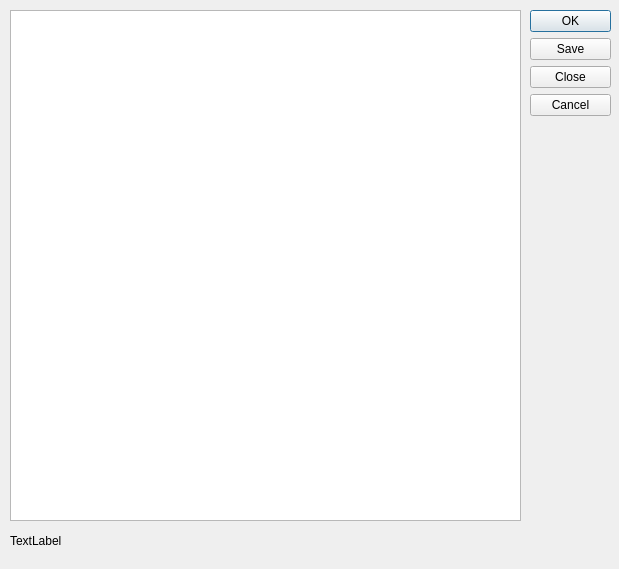
<?xml version="1.0" encoding="UTF-8"?>
<ui version="4.0">
  <class>Dialog</class>
  <widget class="QDialog" name="Dialog">
    <property name="geometry">
      <rect>
        <x>0</x>
        <y>0</y>
        <width>619</width>
        <height>569</height>
      </rect>
    </property>
    <property name="windowTitle">
      <string>Dialog</string>
    </property>
    <widget class="QDialogButtonBox" name="buttonBox">
      <property name="geometry">
        <rect>
          <x>530</x>
          <y>10</y>
          <width>81</width>
          <height>241</height>
        </rect>
      </property>
      <property name="orientation">
        <enum>Qt::Orientation::Vertical</enum>
      </property>
      <property name="standardButtons">
        <set>
          QDialogButtonBox::StandardButton::Cancel|QDialogButtonBox::StandardButton::Close|QDialogButtonBox::StandardButton::Ok|QDialogButtonBox::StandardButton::Save</set>
      </property>
    </widget>
    <widget class="QPlainTextEdit" name="plainTextEdit">
      <property name="geometry">
        <rect>
          <x>10</x>
          <y>10</y>
          <width>511</width>
          <height>511</height>
        </rect>
      </property>
    </widget>
    <widget class="QLabel" name="label">
      <property name="geometry">
        <rect>
          <x>10</x>
          <y>525</y>
          <width>511</width>
          <height>31</height>
        </rect>
      </property>
      <property name="text">
        <string>TextLabel</string>
      </property>
    </widget>
  </widget>
  <resources />
  <connections>
    <connection>
      <sender>buttonBox</sender>
      <signal>accepted()</signal>
      <receiver>Dialog</receiver>
      <slot>accept()</slot>
      <hints>
        <hint type="sourcelabel">
          <x>248</x>
          <y>254</y>
        </hint>
        <hint type="destinationlabel">
          <x>157</x>
          <y>274</y>
        </hint>
      </hints>
    </connection>
    <connection>
      <sender>buttonBox</sender>
      <signal>rejected()</signal>
      <receiver>Dialog</receiver>
      <slot>reject()</slot>
      <hints>
        <hint type="sourcelabel">
          <x>316</x>
          <y>260</y>
        </hint>
        <hint type="destinationlabel">
          <x>286</x>
          <y>274</y>
        </hint>
      </hints>
    </connection>
  </connections>
</ui>
